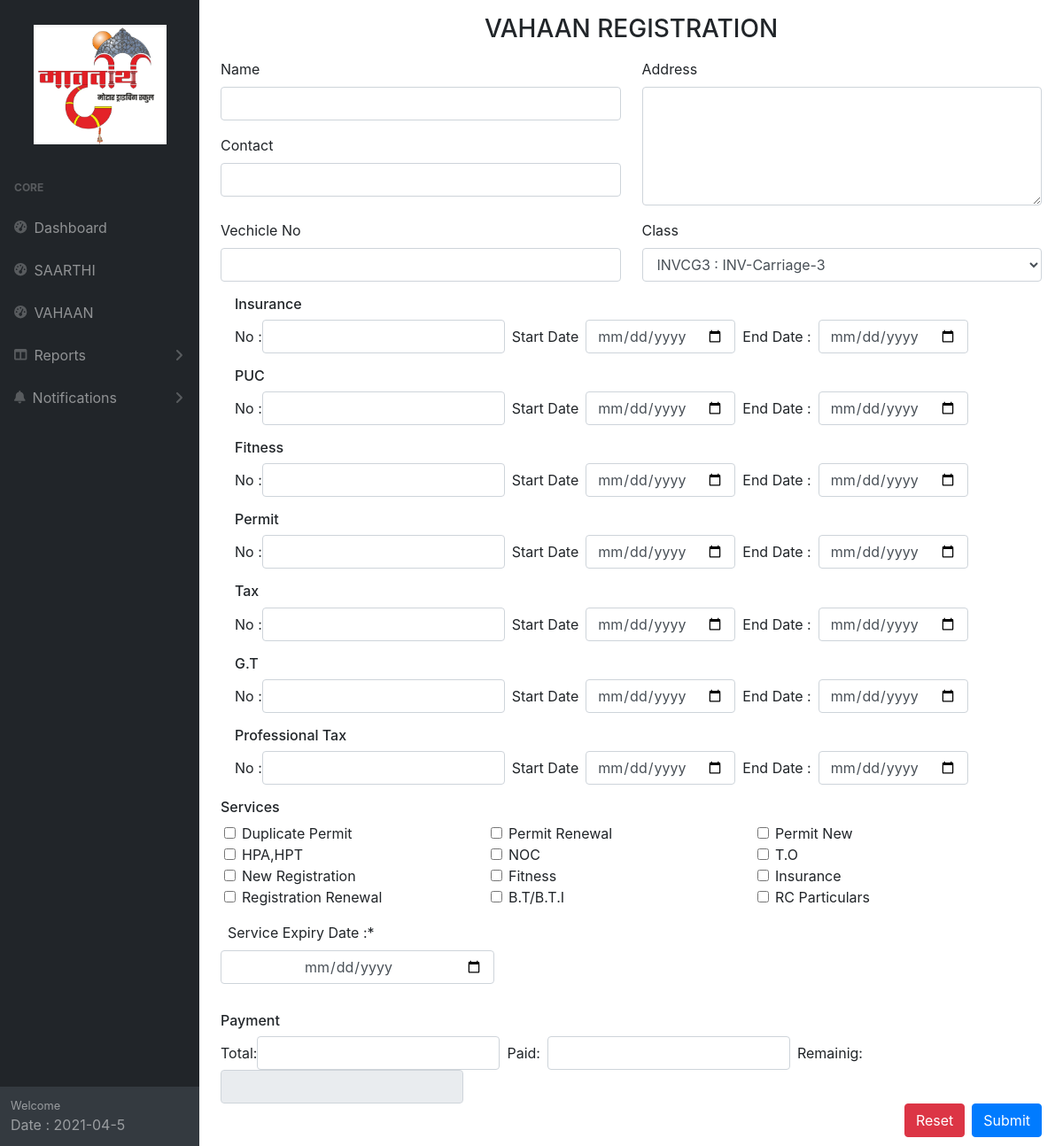
The app's page /sarthi/register/ with its own data.
### RTOMod/models.py (models this page shows)
class SarthiServices(models.Model):
    titleid = models.CharField(max_length=1080)
    title = models.CharField(max_length=1080)
    created_at = models.DateTimeField(auto_now_add=True)
    updated_at = models.DateTimeField(auto_now=True)
    def __str__(self):
        return self.title

### RTOMod/views.py (the view)
# urls.py: path('sarthi/register/', views.sarthiRegister, name="RTOModSarthiRegister"),
def sarthiRegister(request):
    if request.method == 'POST':
        if 'SarthiRegister' in request.POST:
            SAR = Sarthi()
            SAR.Name = request.POST['Name']
            SAR.contact = request.POST['Contact']
            SAR.systemDate = datetime.today().strftime('%Y-%m-%d')
            SAR.Address = request.POST['Address']
            SAR.vehicleNo = request.POST['VehicleNo']
            SAR.ClassId = request.POST['ClassID']
            SAR.InsuranceNo = request.POST['InsuranceNo']
            SAR.InsuranceStartDate = request.POST['InsuranceStartDate']
            SAR.InsuranceExpiryDate = request.POST['InsuranceExpiryDate']
            SAR.PUCNo = request.POST['PUCNo']
            SAR.PUCStartDate = request.POST['PUCStartDate']
            SAR.PUCExpiryDate = request.POST['PUCExpiryDate']
            SAR.FitnessNo = request.POST['FitnessNo']
            SAR.FitnessStartDate = request.POST['FitnessStartDate']
            SAR.FitnessExpiryDate = request.POST['FitnessExpiryDate']
            SAR.PermitNo = request.POST['PermitNo']
            SAR.PermitStartDate = request.POST['PermitStartDate']
            SAR.PermitExpiryDate = request.POST['PermitExpiryDate']
            SAR.TaxNo = request.POST['TaxNo']
            SAR.TaxStartDate = request.POST['TaxStartDate']
            SAR.TaxExpiryDate = request.POST['TaxExpiryDate']
            SAR.GTNo = request.POST['GTNo']
            SAR.GTStartDate = request.POST['GTStartDate']
            SAR.GTExpiryDate = request.POST['GTExpiryDate']
            SAR.PTNo = request.POST['PTNo']
            SAR.PTStartDate = request.POST['PTStartDate']
            SAR.PTExpiryDate = request.POST['PTExpiryDate']
            SAR.total = request.POST['total']
            SAR.Paid = request.POST['amtPaid']
            SAR.Remaining = request.POST['amtRemaining']
            SAR.services = request.POST.getlist('myservice')
            SAR.Expiry = request.POST['serviceExpiryDate']
            SAR.save()
            AllSarthiServices = request.POST.getlist('myservice')
            for service in AllSarthiServices:
                SST = SarthiServiesTracker()
                SST.SarthiId = SAR.id
                SST.ServiceName = service
                SST.save()
            return redirect('RTOModSarthi')
    else:
        SARClasses = SarthiClasses.objects.all()
        SARServices = SarthiServices.objects.all()
        return render(request, 'RTOMod/sarthiRegister.html',{'SARClasses':SARClasses,'SARServices':SARServices})

### RTOMod/templates/RTOMod/sarthiRegister.html (shortened to what this page needs)
{% extends 'base.html' %} {% block content %}
<h3 class='my-3 text-uppercase text-center'>VAHAAN REGISTRATION</h3>
<form method="POST" action={% url 'RTOModSarthiRegister' %}>{% csrf_token %}
    <div class="row">
        <div class="col-md-6">
            <div class="form-group">
                <label for="">Name</label>
                <input required type="text" class="form-control" name="Name" id="" />
            </div>
            <div class="form-group">
                <label for="">Contact</label>
                <input required type="tel" class="form-control" name="Contact" id="" />
            </div>
        </div>
        <div class="col-md-6">
            <div class="form-group">
                <label for="">Address</label>
                <textarea  class="form-control" name="Address" id="" rows="5"></textarea>
            </div>
        </div>
        <div class="col-md-6">
            <div class="form-group">
                <label for="">Vechicle No</label>
                <input  type="text" class="form-control" name="VehicleNo" id="" />
            </div>
        </div>
        <div class="col-md-6">
            <div class="form-group">
                <label for="sel1">Class</label>
                <select  class="form-control" id="sel1" name="ClassID">
                    {% for SARClass in SARClasses %}
                    <option value={{SARClass.titleid}}>{{SARClass.title}}</option>
                    {% endfor %}
                </select>
            </div>
        </div>
    </div>
        <div class="mx-3">
            <div class="form-group">
                <div class="">
                    <h6>Insurance </h6>
                    <div class="form-inline">
                        <label for="number">No :</label>
                        <input  type="text" class="form-control" name="InsuranceNo" id="number" />
                        <label class="mx-2" for="pwd">Start Date</label>
                        <input  type="date" class="form-control" name="InsuranceStartDate" />
                        <label class="mx-2" for="pwd">End Date :</label>
                        <input  type="date" class="form-control" name="InsuranceExpiryDate" />
                    </div>
                </div>
            </div>
            <div class="form-group">
                <h6>PUC</h6>
                <div class="form-inline">
                    <label for="number">No :</label>
                    <input  type="text" class="form-control" name="PUCNo" id="number" />
                    <label class="mx-2" for="pwd">Start Date</label>
                    <input  type="date" class="form-control" name="PUCStartDate" />
                    <label class="mx-2" for="pwd">End Date :</label>
                    <input  type="date" class="form-control" name="PUCExpiryDate" />
                </div>
            </div>
            <div class="form-group">
                <h6>Fitness </h6>
                <div class="form-inline">
                    <label for="number">No :</label>
                    <input  type="text" class="form-control" name="FitnessNo" id="number" />
                    <label class="mx-2" for="pwd">Start Date</label>
                    <input  type="date" class="form-control" name="FitnessStartDate" />
                    <label class="mx-2" for="pwd">End Date :</label>
                    <input  type="date" class="form-control" name="FitnessExpiryDate" />
                </div>
            </div>
            <div class="form-group">
                <h6>Permit </h6>
                <div class="form-inline">
                    <label for="number">No :</label>
                    <input  type="text" class="form-control" name="PermitNo" id="number" />
                    <label class="mx-2" for="pwd">Start Date</label>
                    <input  type="date" class="form-control" name="PermitStartDate" />
                    <label class="mx-2" for="pwd">End Date :</label>
                    <input  type="date" class="form-control" name="PermitExpiryDate" />
                </div>
            </div>
            <div class="form-group">
                <h6>Tax </h6>
                <div class="form-inline">
                    <label for="number">No :</label>
                    <input  type="text" class="form-control" name="TaxNo" id="number" />
                    <label class="mx-2" for="pwd">Start Date</label>
                    <input  type="date" class="form-control" name="TaxStartDate" />
                    <label class="mx-2" for="pwd">End Date :</label>
                    <input  type="date" class="form-control" name="TaxExpiryDate" />
                </div>
            </div>
            <div class="form-group">
                <h6>G.T </h6>
                <div class="form-inline">
                    <label for="number">No :</label>
                    <input  type="text" class="form-control" name="GTNo" id="number" />
                    <label class="mx-2" for="pwd">Start Date</label>
                    <input  type="date" class="form-control" name="GTStartDate" />
                    <label class="mx-2" for="pwd">End Date :</label>
                    <input  type="date" class="form-control" name="GTExpiryDate" />
                </div>
            </div>
            <div class="form-group">
                <h6>Professional Tax </h6>
                <div class="form-inline">
                    <label for="number">No :</label>
                    <input  type="text" class="form-control" name="PTNo" id="number" />
                    <label class="mx-2" for="pwd">Start Date</label>
                    <input  type="date" class="form-control" name="PTStartDate" />
                    <label class="mx-2" for="pwd">End Date :</label>
                    <input  type="date" class="form-control" name="PTExpiryDate" />
                </div>
            </div>
        </div>
        <div class="">
            <h6>Services</h6>
            <div class="container-fluid">
                <div class="row">
                    {% for SARService in SARServices %}
                    <div class="col-md-4">
                        <label class="form-check-label">
                            <input type="checkbox" class="form-check-input" name="myservice"
                                value={{SARService.titleid}}>{{SARService}}
                        </label>
                    </div>
                    {% endfor %}
                </div>
            </div>
        </div>
        <div class="py-3">
            <label class="mx-2">Service Expiry Date :<span >*</span></label>
            <input required type="date" class="form-control col-md-4 text-center" name="serviceExpiryDate" />
        </div>
        <div class="mt-3">
            <h6>Payment</h6>
            <div class="form-inline">
              <label for="number">Total:</label>
              <input  type="text" class="form-control" name="total" id="amtTotal" />
              <label class="mx-2" for="pwd">Paid:</label>
              <input  type="text" class="form-control" name="amtPaid" id="amtPaid" />
              <label class="mx-2" for="pwd">Remainig:</label>
              <input  readonly type="text" class="form-control" name="amtRemaining" id="amtRemaining" />
            </div>
          </div>
        <button type="submit" class="btn btn-primary float-right" name="SarthiRegister">Submit</button>
        <button type="submit" class="btn btn-danger float-right mx-2">Reset</button>
        <br>
        <br>
{% endblock %}

### RTOMod/templates/base.html (shortened to what this page needs)
{% load static %}
<!DOCTYPE html>
<html lang="en">
<head>
    <link href={% static 'css/styles.css' %} rel="stylesheet" />
    <link href={% static 'css/dataTables.bootstrap4.min.css' %} rel="stylesheet" />
    <link rel="stylesheet" type="text/css" href="https://cdn.datatables.net/1.10.23/css/jquery.dataTables.css">
    <link rel="stylesheet" type="text/css" href="https://cdn.datatables.net/fixedheader/3.1.7/css/fixedHeader.dataTables.min.css">
</head>
<body>
    <div id="layoutSidenav">
        <div id="layoutSidenav_nav">
            <nav class="sb-sidenav accordion sb-sidenav-dark" id="sidenavAccordion">
                <div class="sb-sidenav-menu">
                    <div class="nav">
                        <a href='{% url 'RTOModIndex' %}' class="nav-link mt-3 justify-content-center "><img src={% static 'img/logo.jpg' %} width="150px" alt=""
                                srcset=""></a>
                        <div class="sb-sidenav-menu-heading">Core</div>
                        <a class="nav-link" href={% url 'RTOModIndex' %}>
                            <div class="sb-nav-link-icon"><i class="fas fa-tachometer-alt"></i></div>
                            Dashboard
                        <a class="nav-link" href={% url 'RTOModVahaan' %}>
                            <div class="sb-nav-link-icon"><i class="fas fa-tachometer-alt"></i></div>
                            SAARTHI
                        <a class="nav-link" href={% url 'RTOModSarthi' %}>
                            <div class="sb-nav-link-icon"><i class="fas fa-tachometer-alt"></i></div>
                            VAHAAN
                        <a class="nav-link collapsed" href="#" data-toggle="collapse" data-target="#collapseLayouts"
                            aria-expanded="false" aria-controls="collapseLayouts">
                            <div class="sb-nav-link-icon"><i class="fas fa-columns"></i></div>
                            Reports
                            <div class="sb-sidenav-collapse-arrow"><i class="fas fa-angle-down"></i></div>
                        </a>
                        <a class="nav-link collapsed" href="#" data-toggle="collapse" data-target="#collapseLayouts1"
                            aria-expanded="false" aria-controls="collapseLayouts">
                            <div class="sb-nav-link-icon"><i class="fa fa-bell"></i></div>
                            Notifications
                            <div class="sb-sidenav-collapse-arrow"><i class="fas fa-angle-down"></i></div>
                        </a>
                    </div>
                </div>
                <div class="sb-sidenav-footer">
                    <div class="small">Welcome</div>
                    Date : {% now "Y-m-j" %}
                </div>
            </nav>
        </div>
        <div id="layoutSidenav_content">
            <main>
                <div class="container-fluid">
                    {% block content %}
                    {% endblock content %}
                </div>
            </main>
        </div>
    </div>
</body>
</html>

### records on screen
SarthiServices: title "Duplicate Permit"
SarthiServices: title "Permit Renewal"
SarthiServices: title "Permit New"
SarthiServices: title "HPA,HPT"
SarthiServices: title "NOC"
SarthiServices: title "T.O"
SarthiServices: title "New Registration"
SarthiServices: title "Fitness"
SarthiServices: title "Insurance"
SarthiServices: title "Registration Renewal"
SarthiServices: title "B.T/B.T.I"
SarthiServices: title "RC Particulars"

### other values on screen
form field ClassID "INVCG3 : INV-Carriage-3"
